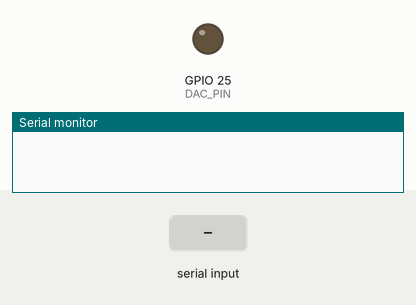
Recording of a sketch running on a simulated ESP32. Shown: output pins drawn as LEDs (lit = HIGH), the last lines printed to the serial monitor. The test bench sets the inputs (shaded band).

Above: at 2.2 s.
2.3 s: "1\n" received over Serial
At 5.8 s:
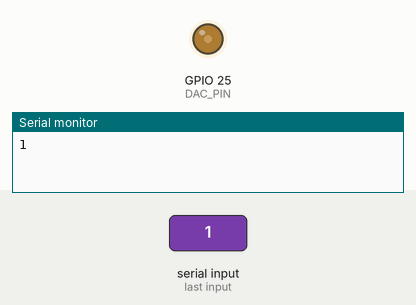
At 10.8 s:
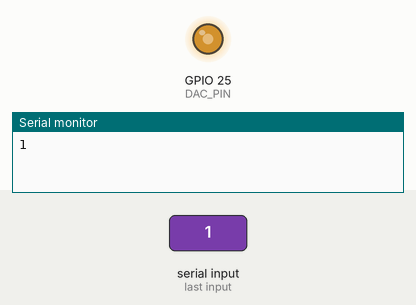
Timing chart, 0 to 36.5 s (numbered marks = the images above; inputs shaded):
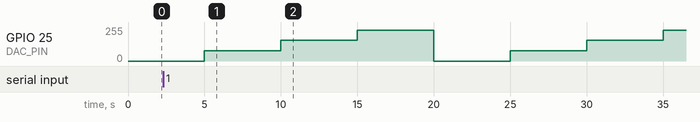

The sketch:

Analog_out-UART_read.ino
```cpp
#include <Arduino.h>


#define DAC_PIN 25
#define STEP_TIME 5000

uint8_t dacValues[] = {
  0,
  77,
  155,
  232
};

const char* voltageLabel[] = {
  "0V", "1V", "2V", "3V"
};

int stepIndex = 0;
unsigned long lastStepTime = 0;

String inputBuffer = "";


void setup() {
  Serial.begin(115200);
  delay(1000);
  dacWrite(DAC_PIN, dacValues[stepIndex]);

}

void loop() {

  unsigned long currentTime = millis();

  if (currentTime - lastStepTime >= STEP_TIME) {
    lastStepTime = currentTime;

    stepIndex++;
    if (stepIndex >= 4) stepIndex = 0;

    dacWrite(DAC_PIN, dacValues[stepIndex]);

  }

  while (Serial.available()) {
    char c = (char)Serial.read();

    if (c == '\n') {

      Serial.println(inputBuffer);
      inputBuffer = "";
    }
    else if (c != '\r') {
      inputBuffer += c;
    }
  }

}
```
